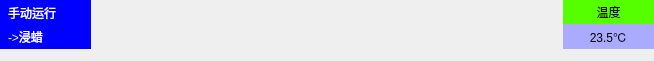
              <widget class="QWidget" name="widget_2_Top_4" native="true">
               <property name="minimumSize">
                <size>
                 <width>0</width>
                 <height>61</height>
                </size>
               </property>
               <property name="maximumSize">
                <size>
                 <width>16777215</width>
                 <height>61</height>
                </size>
               </property>
               <layout class="QGridLayout" name="gridLayout_18">
                <property name="leftMargin">
                 <number>0</number>
                </property>
                <property name="topMargin">
                 <number>0</number>
                </property>
                <property name="rightMargin">
                 <number>0</number>
                </property>
                <property name="bottomMargin">
                 <number>0</number>
                </property>
                <property name="horizontalSpacing">
                 <number>20</number>
                </property>
                <item row="0" column="0">
                 <widget class="QWidget" name="widget_28" native="true">
                  <property name="minimumSize">
                   <size>
                    <width>91</width>
                    <height>41</height>
                   </size>
                  </property>
                  <layout class="QVBoxLayout" name="verticalLayout_11">
                   <property name="spacing">
                    <number>0</number>
                   </property>
                   <property name="leftMargin">
                    <number>0</number>
                   </property>
                   <property name="topMargin">
                    <number>0</number>
                   </property>
                   <property name="rightMargin">
                    <number>0</number>
                   </property>
                   <property name="bottomMargin">
                    <number>0</number>
                   </property>
                   <item>
                    <widget class="QLabel" name="label_104">
                     <property name="styleSheet">
                      <string notr="true">color:white;
background-color:blue;
padding:1px 1px 1px 5px;</string>
                     </property>
                     <property name="text">
                      <string>手动运行</string>
                     </property>
                    </widget>
                   </item>
                   <item>
                    <widget class="QLabel" name="label_105">
                     <property name="styleSheet">
                      <string notr="true">color:white;
background-color:blue;
padding:1px 1px 1px 5px;</string>
                     </property>
                     <property name="text">
                      <string>-&gt;浸蜡</string>
                     </property>
                    </widget>
                   </item>
                  </layout>
                 </widget>
                </item>
                <item row="0" column="2" rowspan="2">
                 <widget class="QWidget" name="widget_29" native="true">
                  <layout class="QGridLayout" name="gridLayout_19">
                   <property name="leftMargin">
                    <number>0</number>
                   </property>
                   <property name="topMargin">
                    <number>0</number>
                   </property>
                   <property name="rightMargin">
                    <number>0</number>
                   </property>
                   <property name="bottomMargin">
                    <number>0</number>
                   </property>
                   <property name="spacing">
                    <number>0</number>
                   </property>
                  </layout>
                 </widget>
                </item>
                <item row="0" column="4">
                 <widget class="QWidget" name="widget_30" native="true">
                  <property name="minimumSize">
                   <size>
                    <width>91</width>
                    <height>49</height>
                   </size>
                  </property>
                  <layout class="QVBoxLayout" name="verticalLayout_12">
                   <property name="spacing">
                    <number>0</number>
                   </property>
                   <property name="leftMargin">
                    <number>0</number>
                   </property>
                   <property name="topMargin">
                    <number>0</number>
                   </property>
                   <property name="rightMargin">
                    <number>0</number>
                   </property>
                   <property name="bottomMargin">
                    <number>0</number>
                   </property>
                   <item>
                    <widget class="QLabel" name="label_106">
                     <property name="styleSheet">
                      <string notr="true">background-color: rgb(85, 255, 0);</string>
                     </property>
                     <property name="text">
                      <string>温度</string>
                     </property>
                     <property name="alignment">
                      <set>Qt::AlignCenter</set>
                     </property>
                    </widget>
                   </item>
                   <item>
                    <widget class="QLabel" name="label_107">
                     <property name="sizePolicy">
                      <sizepolicy hsizetype="Preferred" vsizetype="Preferred">
                       <horstretch>0</horstretch>
                       <verstretch>0</verstretch>
                      </sizepolicy>
                     </property>
                     <property name="minimumSize">
                      <size>
                       <width>0</width>
                       <height>25</height>
                      </size>
                     </property>
                     <property name="styleSheet">
                      <string notr="true">background-color: rgb(170, 170, 255);
</string>
                     </property>
                     <property name="text">
                      <string>23.5℃</string>
                     </property>
                     <property name="alignment">
                      <set>Qt::AlignCenter</set>
                     </property>
                    </widget>
                   </item>
                  </layout>
                 </widget>
                </item>
                <item row="0" column="1">
                 <spacer name="horizontalSpacer_23">
                  <property name="orientation">
                   <enum>Qt::Horizontal</enum>
                  </property>
                  <property name="sizeHint" stdset="0">
                   <size>
                    <width>216</width>
                    <height>20</height>
                   </size>
                  </property>
                 </spacer>
                </item>
                <item row="0" column="3" rowspan="2">
                 <spacer name="horizontalSpacer_24">
                  <property name="orientation">
                   <enum>Qt::Horizontal</enum>
                  </property>
                  <property name="sizeHint" stdset="0">
                   <size>
                    <width>216</width>
                    <height>20</height>
                   </size>
                  </property>
                 </spacer>
                </item>
                <item row="1" column="0">
                 <spacer name="verticalSpacer_13">
                  <property name="orientation">
                   <enum>Qt::Vertical</enum>
                  </property>
                  <property name="sizeHint" stdset="0">
                   <size>
                    <width>20</width>
                    <height>3</height>
                   </size>
                  </property>
                 </spacer>
                </item>
                <item row="1" column="4">
                 <spacer name="verticalSpacer_14">
                  <property name="orientation">
                   <enum>Qt::Vertical</enum>
                  </property>
                  <property name="sizeHint" stdset="0">
                   <size>
                    <width>20</width>
                    <height>3</height>
                   </size>
                  </property>
                 </spacer>
                </item>
               </layout>
              </widget>
